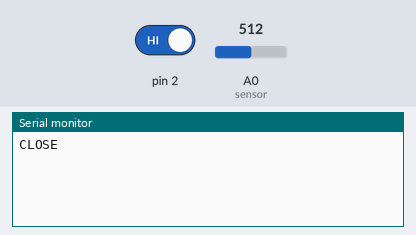
A sketch run on a simulated Arduino Uno, built with avr-gcc and run on an emulated ATmega328P. Shown: the last lines printed to the serial monitor. The test bench sets the inputs (shaded band); at power-on: pin 2 HIGH, A0 (sensor) = 512.

Above: at 2.8 s.
2.9 s: pin 2 driven LOW
At 5.5 s:
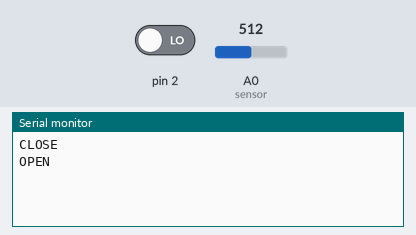
At 6.8 s:
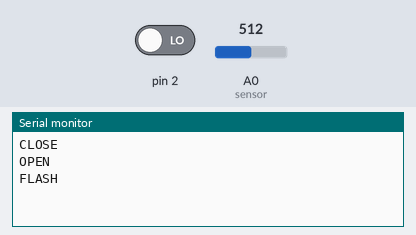

The sketch:

smartfridge.ino
```cpp
// Sharp IR GP2Y0A41SK0F Distance Test
// http://tinkcore.com/sharp-ir-gp2y0a41-skf/

#define sensor A0 // Sharp IR GP2Y0A41SK0F (4-30cm, analog)

void setup() {
  Serial.begin(9600); // start the serial port
  pinMode(2,INPUT);
}

int currentState = 0;

void loop() {
  if(digitalRead(2) == LOW){
    if(currentState == 1){
      delay(2000);
      Serial.println("OPEN");
      currentState = 0;
    } else {
      float volts = analogRead(sensor)*0.0048828125;  // value from sensor * (5/1024)
      int distance = 13*pow(volts, -1); // worked out from datasheet graph
      if (distance <= 15){
        Serial.println("FLASH");   // print the distance
        }
      }
    }else{
    if(currentState == 0){
      Serial.println("CLOSE");
      currentState = 1;
    }
  }
  delay(1000);
}
```

Measured:
- after the input at 2.9 s, the serial monitor: prints a new line after 2.1 s (image 1)
